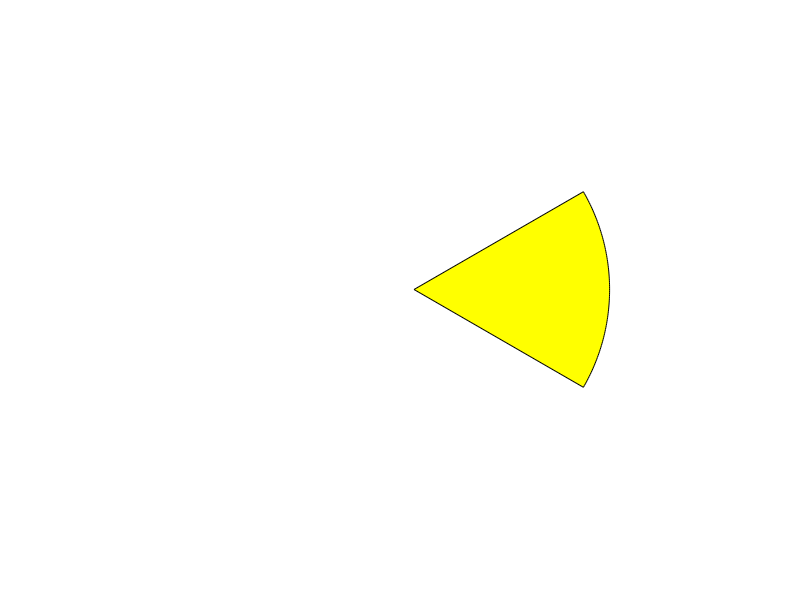

This figure's MATLAB source: (Note: this script raises an error after producing the figure.)
%% Intro
% Phasor diagram for a
% EM: 24-slot / 22-pole, 3-phase | 1 slot coil span
% Author: Baris Kuseyri<baris.kuseyri@metu.edu.tr>
% version 1.1 | 28/03/2020

%% Initialization

clc
clear all
close all

%% Machine Parameters

m=3;    % phase number
Q=24;   % number of slots
p=22;   % number of poles
pp=p/2; % number of pole-pairs


%% Machine Variables

q=Q/(2*pp*m);    %number of slots per pole per phase
ps=360/(Q/pp);   %phase shift between coils

am=2*pi/Q;      %slot pitch (mechanical)
ae=pp*2*pi/Q;   %slot pitch (electrical)


%% Phasor Diagram: Mechanical


figure(1)
axis equal
axis([-1.5 1.5 -1.5 1.5])
set(gca,'visible','off')
set(gca,'xtick',[])

sector_color=['r','y','b'];


for i = 1:6
    t = linspace((i-1)*(2*pi/6)-(2*pi/12), i*(2*pi/6)-(2*pi/12));
    sector = patch([0 1.2*cos(t) 0], [0 1.2*sin(t) 0], sector_color(mod(i,3)+1));
    edgea = sector.EdgeAlpha;
    facea = sector.FaceAlpha;
    sector.EdgeAlpha = 0.0;
    sector.FaceAlpha = 0.2;
    
    if i == 1
        text(1.4*cos(t(50)),1.4*sin(t(50)),'A','HorizontalAlignment','center','VerticalAlignment','middle', 'FontSize',14) 
    elseif i == 3
        text(1.4*cos(t(50)),1.4*sin(t(50)),'B','HorizontalAlignment','center','VerticalAlignment','middle', 'FontSize',14) 
    elseif i == 5
        text(1.4*cos(t(50)),1.4*sin(t(50)),'C','HorizontalAlignment','center','VerticalAlignment','middle', 'FontSize',14) 
    else
        
    end
    
end


v=zeros(1,Q);

for i = 1:Q
    x = [0 cos(am*(i-1) + am/2)];
    y = [0 sin(am*(i-1) + am/2)];
    v(i+1)=line(x,y,'Color','k','LineStyle','-');
    txt = num2str(i);
    text(1.1*cos(am*(i-1) + am/2),1.1*sin(am*(i-1) + am/2),txt,'HorizontalAlignment','center','VerticalAlignment','middle')
end


%% Phasor Diagram: Electrical

figure(2)
axis equal
axis([-1.5 1.5 -1.5 1.5])
set(gca,'visible','off')
set(gca,'xtick',[])

sector_color=['r','y','b'];


for i = 1:6
    t = linspace((i-1)*(2*pi/6)-(2*pi/12), i*(2*pi/6)-(2*pi/12));
    sector = patch([0 1.2*cos(t) 0], [0 1.2*sin(t) 0], sector_color(mod(i,3)+1));
    edgea = sector.EdgeAlpha;
    facea = sector.FaceAlpha;
    sector.EdgeAlpha = 0.0;
    sector.FaceAlpha = 0.2;
    
    if i == 1
        text(1.4*cos(t(50)),1.4*sin(t(50)),'A','HorizontalAlignment','center','VerticalAlignment','middle', 'FontSize',14) 
    elseif i == 3
        text(1.4*cos(t(50)),1.4*sin(t(50)),'B','HorizontalAlignment','center','VerticalAlignment','middle', 'FontSize',14) 
    elseif i == 5
        text(1.4*cos(t(50)),1.4*sin(t(50)),'C','HorizontalAlignment','center','VerticalAlignment','middle', 'FontSize',14) 
    else
        
    end
    
end


v=zeros(1,Q);

for i = 1:Q
    x = [0 cos(ae*(i-1) + am/2)];
    y = [0 sin(ae*(i-1) + am/2)];
    v(i+1)=line(x,y,'Color','k','LineStyle','-');
    txt = num2str(i);
    text(1.1*cos(ae*(i-1) + am/2),1.1*sin(ae*(i-1) + am/2),txt,'HorizontalAlignment','center','VerticalAlignment','middle')
end



%% Phasor Diagram: Phase - Coil Selection

figure(3)

axis equal
axis([-1.5 1.5 -1.5 1.5])
set(gca,'visible','off')
set(gca,'xtick',[])

A=[];
B=[];
C=[];

for i = 1:6
    t = linspace((i-1)*(2*pi/6)-(2*pi/12), i*(2*pi/6)-(2*pi/12));
    sector = patch([0 1.2*cos(t) 0], [0 1.2*sin(t) 0], sector_color(mod(i,3)+1));
    edgea = sector.EdgeAlpha;
    facea = sector.FaceAlpha;
    sector.EdgeAlpha = 0.0;
    sector.FaceAlpha = 0.2;
    
    if i == 1
        text(1.4*cos(t(50)),1.4*sin(t(50)),'A','HorizontalAlignment','center','VerticalAlignment','middle', 'FontSize',14) 
    elseif i == 3
        text(1.4*cos(t(50)),1.4*sin(t(50)),'B','HorizontalAlignment','center','VerticalAlignment','middle', 'FontSize',14) 
    elseif i == 5
        text(1.4*cos(t(50)),1.4*sin(t(50)),'C','HorizontalAlignment','center','VerticalAlignment','middle', 'FontSize',14) 
    else
        
    end
    
end




for i = 1 : Q
    if mod(ae*(i-1) + am/2,(2*pi)) >= (11/2)*(2*pi)/6 || mod(ae*(i-1) + am/2,(2*pi)) < (1/2)*(2*pi)/6
        x = [0 cos(ae*(i-1) + am/2)];
        y = [0 sin(ae*(i-1) + am/2)];
        line(x,y,'Color','k','LineStyle','-');
        txt = num2str(i);
        text(1.1*cos(ae*(i-1) + am/2),1.1*sin(ae*(i-1) + am/2),txt,'HorizontalAlignment','center','VerticalAlignment','middle')
        A = [A i];
    elseif mod(ae*(i-1) + am/2,(2*pi)) >= (5/2)*(2*pi)/6 && mod(ae*(i-1) + am/2,(2*pi)) < (7/2)*(2*pi)/6
        x = [0 -1*cos(ae*(i-1) + am/2)];
        y = [0 -1*sin(ae*(i-1) + am/2)];
        line(x,y,'Color','k','LineStyle','--');
        txt = strcat(num2str(i),'''');
        text(-1.3*cos(ae*(i-1) + am/2),-1.3*sin(ae*(i-1) + am/2),txt,'HorizontalAlignment','center','VerticalAlignment','middle')
        A = [A i];
        
    elseif mod(ae*(i-1) + am/2,(2*pi)) >= (3/2)*(2*pi)/6 && mod(ae*(i-1) + am/2,(2*pi)) < (5/2)*(2*pi)/6
        x = [0 cos(ae*(i-1) + am/2)];
        y = [0 sin(ae*(i-1) + am/2)];
        line(x,y,'Color','k','LineStyle','-');
        txt = num2str(i);
        text(1.1*cos(ae*(i-1) + am/2),1.1*sin(ae*(i-1) + am/2),txt,'HorizontalAlignment','center','VerticalAlignment','middle')
        B = [B i];           
    elseif mod(ae*(i-1) + am/2,(2*pi)) >= (9/2)*(2*pi)/6 && mod(ae*(i-1) + am/2,(2*pi)) < (11/2)*(2*pi)/6
        x = [0 -1*cos(ae*(i-1) + am/2)];
        y = [0 -1*sin(ae*(i-1) + am/2)];
        line(x,y,'Color','k','LineStyle','--');
        txt = strcat(num2str(i),'''');
        text(-1.3*cos(ae*(i-1) + am/2),-1.3*sin(ae*(i-1) + am/2),txt,'HorizontalAlignment','center','VerticalAlignment','middle')
        B = [B i];
        
    elseif mod(ae*(i-1) + am/2,(2*pi)) >= (1/2)*(2*pi)/6 && mod(ae*(i-1) + am/2,(2*pi)) < (3/2)*(2*pi)/6
        x = [0 -1*cos(ae*(i-1) + am/2)];
        y = [0 -1*sin(ae*(i-1) + am/2)];
        line(x,y,'Color','k','LineStyle','--');
        txt = strcat(num2str(i),'''');
        text(-1.3*cos(ae*(i-1) + am/2),-1.3*sin(ae*(i-1) + am/2),txt,'HorizontalAlignment','center','VerticalAlignment','middle')
        C = [C i];
    elseif mod(ae*(i-1) + am/2,(2*pi)) >= (7/2)*(2*pi)/6 && mod(ae*(i-1) + am/2,(2*pi)) < (9/2)*(2*pi)/6
        x = [0 cos(ae*(i-1) + am/2)];
        y = [0 sin(ae*(i-1) + am/2)];
        line(x,y,'Color','k','LineStyle','-');
        txt = num2str(i);
        text(1.1*cos(ae*(i-1) + am/2),1.1*sin(ae*(i-1) + am/2),txt,'HorizontalAlignment','center','VerticalAlignment','middle')
        C = [C i];
    else
        msgbox('Operation Failed');
        
    end   
end

%% Phasor Diagram: Phase A Phasors

figure(4)

axis([0 10 -0.5 0.5])
ax = gca;
ax.XGrid = 'off';
ax.YGrid = 'on';
y_ticks = linspace(-1,1,21);
yticks(y_ticks)

x_init = [0 0];
y_init = [0 0];

for i = 1:length(A)
    if mod(ae*(A(i)-1),(2*pi)) >= (5/2)*(2*pi)/6 && mod(ae*(A(i)-1),(2*pi)) < (7/2)*(2*pi)/6
        x_next = [0 -1*cos(ae*(A(i)-1) + am/2)];
        y_next = [0 -1*sin(ae*(A(i)-1) + am/2)];
    else
        x_next = [0 cos(ae*(A(i)-1) + am/2)];
        y_next = [0 sin(ae*(A(i)-1) + am/2)];
    end
    
    x_init(1)=x_init(2);
    y_init(1)=y_init(2);
    
    x_init = x_init+x_next;
    y_init = y_init+y_next;

    text((x_init(2)+x_init(1))/2,(y_init(2)+y_init(1))/2,num2str(A(i)),'HorizontalAlignment','center','VerticalAlignment','bottom')
    line(x_init,y_init,'Color','k','LineStyle','-');
    
    loc = strcat('[x=',num2str(x_init(2)),']');
    if i == length(A)
        text(x_init(2),y_init(2),loc,'HorizontalAlignment','center','VerticalAlignment','bottom')
    end
end




